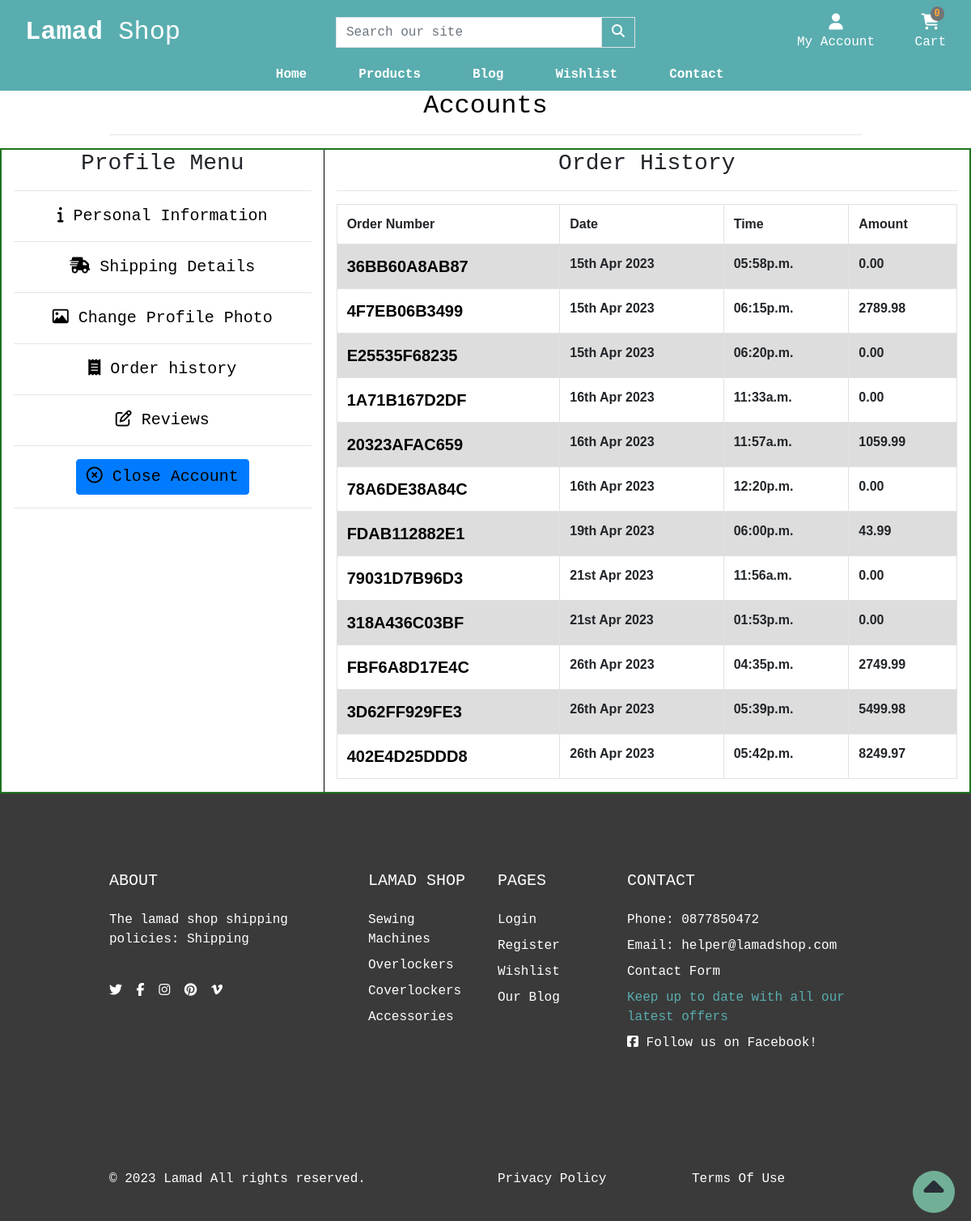
The page /account/order_history/ (signed in) on the database as committed earlier.
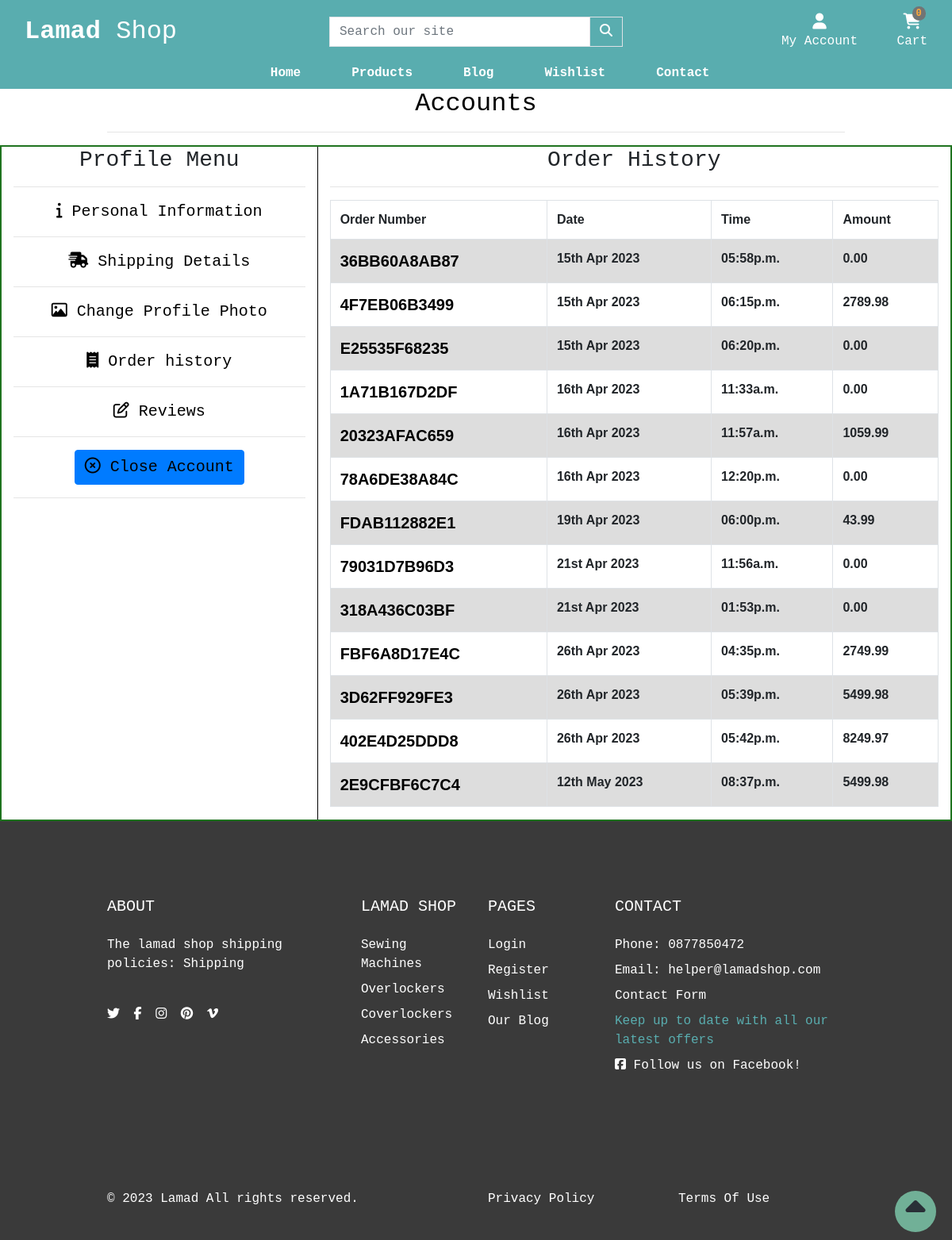
The same page on the database as committed later.
### checkout/models.py (models this page shows, shortened)
class Order(models.Model):
    user = models.ForeignKey(CustomUser, on_delete=models.SET_NULL, null=True)
    order_number = models.CharField(max_length=32, null=False, editable=False)
    first_name = models.CharField(max_length=30, null=False, blank=False)
    last_name = models.CharField(max_length=70, null=False, blank=False)
    email = models.EmailField(max_length=200, null=False, blank=False)
    phone_number = models.CharField(max_length=20, null=True, blank=True)
    country = CountryField(blank_label='Country *', null=False, blank=False)
    street_address1 = models.CharField(max_length=80, null=False, blank=False)
    street_address2 = models.CharField(max_length=80, null=True, blank=True)
    town_or_city = models.CharField(max_length=50, null=False, blank=False)
    postcode = models.CharField(max_length=20, null=True, blank=True)
    county = models.CharField(max_length=80, null=True, blank=True)
    date = models.DateTimeField(auto_now_add=True)
    delivery_cost = models.DecimalField(max_digits=6,
                                        decimal_places=2,
                                        null=False, default=0)
    order_total = models.DecimalField(max_digits=10,
                                      decimal_places=2, null=False, default=0)
    grand_total = models.DecimalField(max_digits=10,
                                      decimal_places=2, null=False, default=0)
    original_cart = models.TextField(null=False, blank=False, default='')
    stripe_pid = models.CharField(max_length=254, null=False, blank=False,
                                  default='')
    is_ordered = models.BooleanField(default=False)

### shop/models.py (models this page shows, shortened)
class Category(models.Model):
    name = models.CharField(max_length=100)
    slug = models.SlugField(max_length=100, unique=True)
    friendly_name = models.CharField(max_length=100, null=True, blank=True)
    description = models.TextField(max_length=250, blank=True)
    class Meta:
        verbose_name = 'category'
        verbose_name_plural = 'Categories'
    def get_absolute_url(self):
        return reverse('shop:products_by_category', args=[self.slug])

### account/views.py (the view)
# urls.py: path('order_history/', order_history, name='order_history'),
@login_required
def order_history(request):
    orders = Order.objects.all()
    template = 'account/order_history.html'
    context = {
        'orders': orders
    }
    return render(request, template, context)

### cart/contexts.py (called while the page is built, shortened)
def cart_contents(request):
    cart_items = []
    total = 0
    product_count = 0
    cart = request.session.get('cart', {})
    if total < settings.FREE_DELIVERY_THRESHOLD:
        delivery = total * Decimal(settings.STANDARD_DELIVERY_PERCENTAGE / 100)
        free_delivery_delta = settings.FREE_DELIVERY_THRESHOLD - total
    else:
        delivery = 0
        free_delivery_delta = 0
    grand_total = delivery + total
    context = {
        'cart_items': cart_items,
        'total': total,
        'product_count': product_count,
        'delivery': delivery,
        'free_delivery_delta': free_delivery_delta,
        'free_delivery_threshold': settings.FREE_DELIVERY_THRESHOLD,
        'grand_total': grand_total,
    }
    return context

### shop/contexts.py (called while the page is built)
def nav_menu(request):
    menu = Category.objects.all()
    return dict(menu=menu)

### account/templates/account/order_history.html (shortened to what this page needs)
{% extends "base.html" %}
{% load static %}
{% block extra_css %}
    <link rel="stylesheet" href="{% static 'css/profile.css' %}">
{% endblock %}
{% block page_header %}
    <div class="container header-container">
        <div class="row">
            <div class="col text-center">
                <h2 class="text-black">Accounts</h2>
                <hr>
            </div>
        </div>
    </div>
{% endblock %}
{% block content %}
    <div class="container-fluid profile-container justify-content-space-around">
        <div class="row text-center border-guide">
            <div class="col-xs-12 col-md-4 profile-menu-items">
                <h3 class="text-bl">Profile Menu</h3>
                <hr>
                <ul class="profile-menu-list">
                    <li><a href="{% url 'account:profile' %}" class="menu-item active"><i class="fa-solid fa-info"></i> Personal Information</a></li><hr>
                    <li><a href="{% url 'account:shipping_details' %}" class="menu-item"><i class="fa-solid fa-truck-fast"></i> Shipping Details</a></li><hr>
                    <li><a href="{% url 'account:edit_image' user.id %}" class="menu-item"><i class="fa-regular fa-image"></i></i> Change Profile Photo</a></li><hr>
                    <li><a href="{% url 'account:order_history' %}" class="menu-item"><i class="fa-solid fa-receipt"></i> Order history</a></li><hr>
                    <li><a href="{% url 'account:reviews' %}" class="menu-item"><i class="far fa-edit"></i> Reviews</a></li><hr>
                    <li><a href="#" class="menu-item btn btn-primary" data-toggle="modal" data-target="#myCenteredModal"><i class="fa-regular fa-circle-xmark"></i> Close Account</a></li><hr>
                    </ul>
            </div>
            <div class="col-xs-12 col-md-8 order-items">
                <h3 class="text-bl">Order History</h3>
                <hr>
                <table class="table order-table table-bordered">
                    <tr>
                        <th>Order Number</th>
                        <th>Date</th>
                        <th>Time</th>
                        <th>Amount</th>
                    </tr>
                    {% for order in orders %}
                    {% if order.user_id == user.id %}
                    <tr>
                        <th><a href="{% url 'account:order_history_details' order.order_number %}" target="_blank" class="menu-item">{{ order.order_number|slice:":12" }}</a></th>
                        <th>{{ order.date|date:"dS M Y" }}</th>
                        <th>{{ order.date|date:"h:ia"}}</th>
                        <th>{{ order.grand_total}}</th>
                    </tr>
                    {% endif %}
                    {% endfor %}
                </table>
            </div>
        </div>
    </div>
{% endblock %}

### templates/base.html (shortened to what the changed rows need)
{% load static %}
<!doctype html>
<html lang="en">
  <head>
    {% block corecss %}
    <link rel="stylesheet" href="https://cdn.jsdelivr.net/npm/bootstrap@4.6.2/dist/css/bootstrap.min.css">
    <link rel="stylesheet" href="https://cdn.jsdelivr.net/npm/bootstrap-icons@1.10.3/font/bootstrap-icons.css">
    <link href="{% static 'css/base.css' %}" rel="stylesheet">
    {% endblock %}
    {% block extra_css %}{% endblock %}
  </head>
  <body>
    <header class="container-fluid">
        <div id="topnav" class="row nav-bg-color pt-lg-2 d-none d-lg-flex">
            <div class="col-12 col-lg-4 my-auto py-1 py-lg-0 text-center text-lg-left">
                <a href="{% url 'home:home' %}" class="nav-link main-logo-link">
                  <h2 class="logo-font text-white my-0"><strong>Lamad</strong> Shop</h2>
                </a>
            </div>
        </div>
    </header>
    {% block page_header %}
    {% endblock %}
    {% block content %}
    {% endblock %}
     <footer class="footer" style="background: #3a3a3a">
        <div class="py-5">
          <div class="container py-5">
            <div class="row gx-5 gy-4">
              <div class="col-lg-2 col-md-6">
                <ul class="list-unstyled text-sm fw-normal mb-0">
                  {% for category in menu %}
                  <li class="mb-1 pb-1"><a href="{{ category.get_absolute_url }}" class="reset-anchor">{{category.name}}</a></li>
                  {% endfor %}
                </ul>
              </div>
            </div>
          </div>
        </div>
      </footer>
  </body>
</html>

Rows that differ between the two databases and show on the page:
added Order: order_number "2E9CFBF6C7C4", date "12th May 2023", date "08:37p.m.", grand_total "5499.98"
